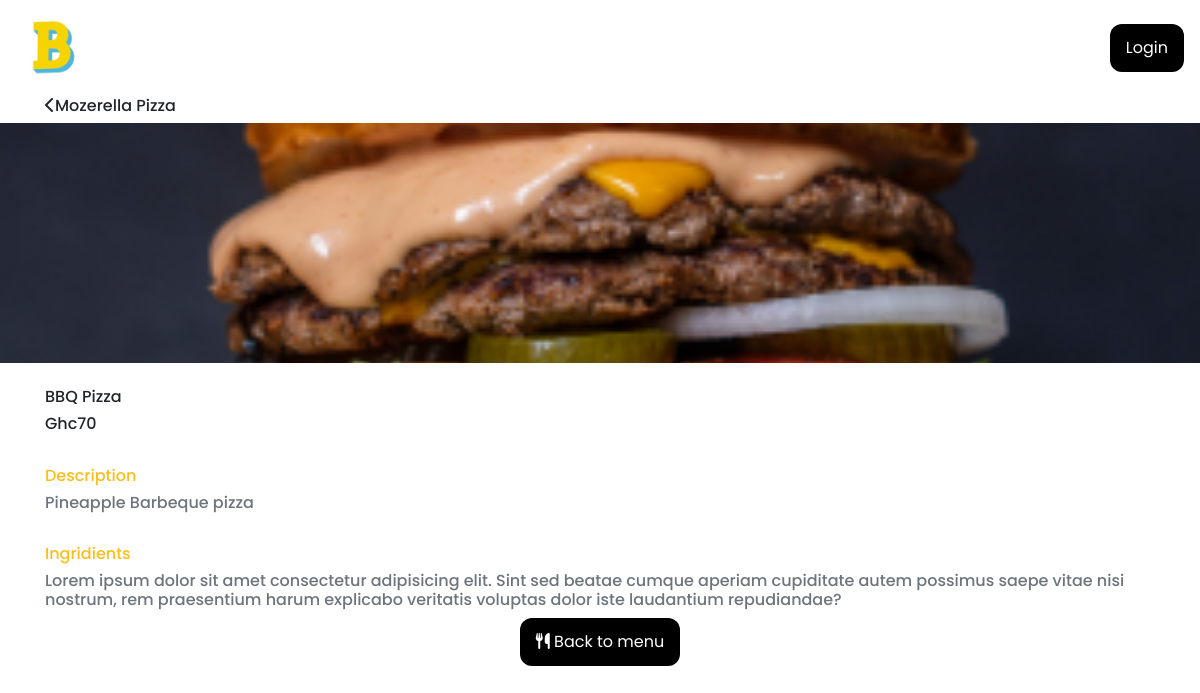
The app's page /description/1 with its own data.
### models.py (models this page shows, shortened)
class Item(db.Model):
    id = db.Column(db.Integer, primary_key=True)
    name = db.Column(db.String, nullable=False)
    price = db.Column(db.String, nullable=False)
    description = db.Column(db.String, nullable=False)
    category = db.Column(db.String, nullable=False)
    image_file = db.Column(db.String(200), default='default.png')
    status = db.Column(db.Boolean, default=True)

### app.py (the view)
@app.route('/description/<int:id>')
def description(id):
    item = Item.query.filter_by(id=id).first()
    return render_template('description.html', item=item)

### templates/description.html (shortened to what this page needs)
{% extends "base.html" %}
{% block body %}
<div class="container">
    <h6><i class="fas fa-chevron-left"></i>Mozerella Pizza</h6>
</div>
<div">
    <img src="../static/img/burger.jpg" width="100%" style="object-fit: cover; height: 30vh;" alt="">
<div class="container">
    <br>
    <h6>{{item.name}}</h6>
    <h6>Ghc{{item.price}}</h6>
    <br>
    <h6 class="support" style="color: #FEBE19;">Description</h6>
    <h6 class="text-muted">{{item.description}}</h6>
    <br>
    <h6 class="support" style="color: #FEBE19;">Ingridients</h6>
    <h6 class="text-muted">Lorem ipsum dolor sit amet consectetur adipisicing elit. Sint sed beatae cumque aperiam cupiditate autem possimus saepe vitae nisi nostrum, rem praesentium harum explicabo veritatis voluptas dolor iste laudantium repudiandae?</h6>
    <div style="text-align: center; ">
        <button class="button-solid-black" style="margin:auto;"><i class="fas fa-utensils"></i> Back to menu</button>
    </div>
    <div class="whitespace"></div>
</div>
{% endblock %}

### static/css/style.css (style rules this page uses)
html { scroll-behavior: smooth; }
body { font-family: 'Poppins','sans-serif'; }
.button-solid-black { background-color: black; color: white; padding: 12px 16px; border: none; border-radius: 12px; font-family: 'Poppins', 'sans-serif'; }
.whitespace { height: 100px; width: 100px; background-color: transparent; }

### records on screen
Item: name "BBQ Pizza", price "70", description "Pineapple Barbeque pizza"
